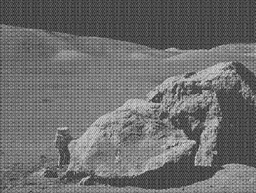
#> input picture A2/moonlanding.png, 256 x 193 px, shrunk from 630 x 474 before the run
$ python fft.py
#> lines starting #> are read from the running program, lines starting #| are printed output that depends on the picture
#> in compute_2d_fft, image_original is the input picture: shape (193, 256); min 26, max 224, mean 108.3
from matplotlib.colors import LogNorm
import matplotlib.pyplot as plt
import numpy as np
import argparse
import cv2
import os
import time

# global variables
BASE_CASE_LENGTH = 16


def init_args():
    """parse the command line arguments (stdin)"""
    # create a parser
    parser = argparse.ArgumentParser(allow_abbrev=False)

    # optional arguments
    parser.add_argument("-m", type=int, choices=[1, 2, 3, 4], default=1, dest="mode")
    parser.add_argument("-i", type=str, default="moonlanding.png", dest="image")

    # parse the arguments with the previously defined parser
    args = None
    try:
        args = parser.parse_args()
    except SystemExit as error:
        raise

    if not os.path.exists(args.image):
        raise FileNotFoundError("Error: Image not found")
    if args.image is None:
        raise FileNotFoundError("Error: Image not Found")

    """print arguments"""
    print(f"MODE: {args.mode}")
    print(f"IMAGE: {args.image}")

    return args


# computes naive 1D DFT
def dft(signal):

    N = len(signal)  # length of signal we want to decompose

    # initialize output list for DFT coefficients (frequency domain)
    dft = []

    # loop over all frequency indices k
    for k in range(N):
        X_k = 0  # initialize the k-th DFT coefficient

        # loop over all time indices n
        for n in range(N):
            X_k += signal[n] * np.exp(
                -2j * np.pi * k * n / N
            )  # accumulate sum for n = 0,1,2,...,N-1

        # append computed k-th DFT coefficient
        dft.append(X_k)

    return dft


# computes 1D Cooley-Tukey FFT
def fft(signal):

    N = len(signal)  # length of signal we want to decompose

    """Base case: Naive DFT method"""
    if N <= BASE_CASE_LENGTH:
        return dft(signal)

    """Inductive case: Cooley-Tukey FFT method"""
    # split the sum in the even and odd indices
    X_even = signal[0::2]  # elements at even indices
    X_odd = signal[1::2]  # elements at odd indices

    # recursively call FFT for even and odd sums
    fft_even = fft(X_even)
    fft_odd = fft(X_odd)

    # combine odd and even sums back together
    fft_final = [0] * N
    for k in range((N // 2)):
        exponent = np.exp(-2j * np.pi * k / N)
        fft_final[k] = fft_even[k] + exponent * fft_odd[k]  # first half
        fft_final[k + N // 2] = fft_even[k] - exponent * fft_odd[k]  # second half

    return fft_final


# computes 2D Cooley-Tukey FFT
def twod_fft(signal_image):
    """signal_image = np.array(
        [
            [1, 2, 3, 4, 5, 6, 7, 8, 9, 10, 11, 12, 13, 14, 15, 16],
            [16, 15, 14, 13, 12, 11, 10, 9, 8, 7, 6, 5, 4, 3, 2, 1],
        ]
    )"""

    rows, columns = signal_image.shape

    # create two arrays with 0s for row and columns
    fft_row = np.zeros((rows, columns), dtype=complex)
    fft_final = np.zeros((rows, columns), dtype=complex)

    # fft on rows
    for i in range(rows):
        # go row by row
        fft_row[i, :] = fft(signal_image[i, :])

    # now fft the columns on the fft'ed rows
    for j in range(columns):
        # go column by column
        fft_final[:, j] = fft(fft_row[:, j])

    return fft_final


# computes naive 1D inverse DFT
# [75 lines left out: functions inverse_dft, inverse_fft, twod_inverse_fft, not called in this run]


# finds power of 2
def find_power(height, width):
    return int(2 ** np.ceil(np.log2(height))), int(2 ** np.ceil(np.log2(width)))


# pad image such that its pixels are a power of 2
def pad_image(image):

    height, width = image.shape
#> height = 193; width = 256

    # find the next power of 2
    padded_height, padded_width = find_power(height, width)
#> padded_height = 256; padded_width = 256

    # 2D array filled with 0s with the dimensions of the padded image
    padded_image = np.zeros((padded_height, padded_width), dtype=image.dtype)

    # copy original image into padded array, leaving the rest to 0
    padded_image[:height, :width] = image
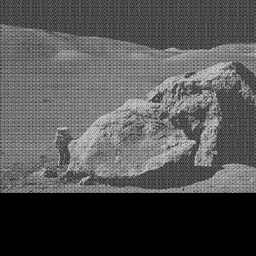
#> padded_image: shape (256, 256); min 0, max 224, mean 81.6

    return padded_image


# crop image to remove padded image pixels
def crop(original_image, final_image):

    original_height, original_width = original_image.shape
    return final_image[:original_height, :original_width].copy()


# MODE 1: computes 2D Cooley-Tukey FFT given an image file path
def compute_2d_fft(image_path):

    image_original = cv2.imread(image_path, cv2.IMREAD_GRAYSCALE)  # get original image

    padded_image = pad_image(image_original)  # pad the image so that it's a power of 2
    fft_final = twod_fft(padded_image)  # compute 2D Cooley-Tukey FFT

    return image_original, fft_final


# MODE 2: denoises an array (an image) given a 2D FFT
# [106 lines left out: functions denoise_image, compress_image_high_magnitudes, compress_image_low_high_frequencies, not called in this run]


# MODE 4: analyze runtime complexity


# main
def main():
    """parse command line"""
    # initalize arguments from command line
    args = init_args()

    # MODE 4: Runtime Complexity
    if args.mode == 4:

        # initialize some parameters
        sizes = []
        for i in range(5, 11):
            sizes.append(2**i)  # 2^5 to 2^10

        num_tries = 10  # re-run the experiment at least 10 times
        confidence_mult = 2  # 97% confidence is 2 * std_dev

        # initialize dft and fft stats arrays
        dft_means = []
        dft_variances = []
        dft_std_devs = []
        fft_means = []
        fft_variances = []
        fft_std_devs = []

        # run the experiment for each size
        for size in sizes:

            # initialize dft and fft runtimes arrays
            dft_runtimes = []
            fft_runtimes = []

            # run the experiment 10 times
            for _ in range(num_tries):
                # create random 2D array
                random_array = np.random.rand(size, size)

                # get dft runtime
                start = time.perf_counter()
                dft(random_array)
                end = time.perf_counter()
                dft_runtimes.append(end - start)

                # get fft runtime
                start = time.perf_counter()
                fft(random_array)
                end = time.perf_counter()
                fft_runtimes.append(end - start)

            # compute dft and fft stats
            dft_means.append(np.mean(dft_runtimes))
            dft_variances.append(np.var(dft_runtimes))
            dft_std_devs.append(np.std(dft_runtimes))
            fft_means.append(np.mean(fft_runtimes))
            fft_variances.append(np.var(fft_runtimes))
            fft_std_devs.append(np.std(fft_runtimes))

        # print means and variances to command line
        i = 0
        for size in sizes:
            print(f"---------- Problem Size {size} * {size} Matrix ----------")
            print(f"Naive DFT runtime mean: {dft_means[i]}")
            print(f"Naive DFT runtime variance: {dft_variances[i]}")
            print(f"Cooley-Tukey FFT runtime mean: {fft_means[i]}")
            print(f"Cooley-Tukey FFT runtime variance: {fft_variances[i]}\n")
            i += 1

        # compute error bars proportional to std_dev * confidence_mult
        # for 97% confidence interval
        dft_error_bars = []
        fft_error_bars = []
        for std in dft_std_devs:
            dft_error_bars.append(confidence_mult * std)
        for std in fft_std_devs:
            fft_error_bars.append(confidence_mult * std)

        # display the result
        plt.figure(figsize=(10, 6))

        plt.errorbar(
            sizes,
            dft_means,
            yerr=dft_error_bars,
            label="Naive DFT",
            capsize=5,
            color="mediumpurple",
        )
        plt.errorbar(
            sizes,
            fft_means,
            yerr=fft_error_bars,
            label="Cooley-Tukey FFT",
            capsize=5,
            color="lightcoral",
        )

        plt.xlabel("Problem Size (N x N Matrix)")
        plt.ylabel("Average Runtime Over 10 Runs (in seconds)")
        plt.title("Runtime vs Problem Size for Naive DFT and Cooley-Tukey FFT")
        plt.xscale("log", base=2)
        plt.yscale("log")
        plt.grid(True, which="both", linewidth=0.75)
        plt.legend()
        plt.tight_layout()
        plt.show()

    # MODES 1-3
    else:
        """compute 2D FFT"""
        # compute the 2D FFT of the given image
        original_image, computed_2d_fft_image = compute_2d_fft(args.image)

        """compute program outputs"""
        # MODE 1: Fourier Transform
        if args.mode == 1:

            # crop the image
            final_image = crop(original_image, computed_2d_fft_image)

            # log scale the plot
            ffted_image = np.log(1 + np.abs(final_image))
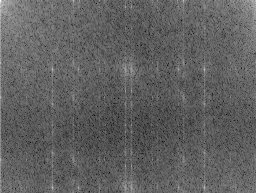
#> ffted_image: shape (193, 256) float64; min 2.56, max 15.49, mean 7.48; drawn with min black and max white

            # display the result
            plt.figure(figsize=(12, 6))

            plt.subplot(1, 2, 1)  # original image
            plt.imshow(original_image, cmap="gray")
            plt.title("Original Image")
            plt.axis("off")

            plt.subplot(1, 2, 2)  # fourier transform
            plt.imshow(ffted_image, norm=LogNorm())
            plt.title("Log-Scaled Fourier Transform")
            plt.axis("off")

            plt.tight_layout()
            plt.show()
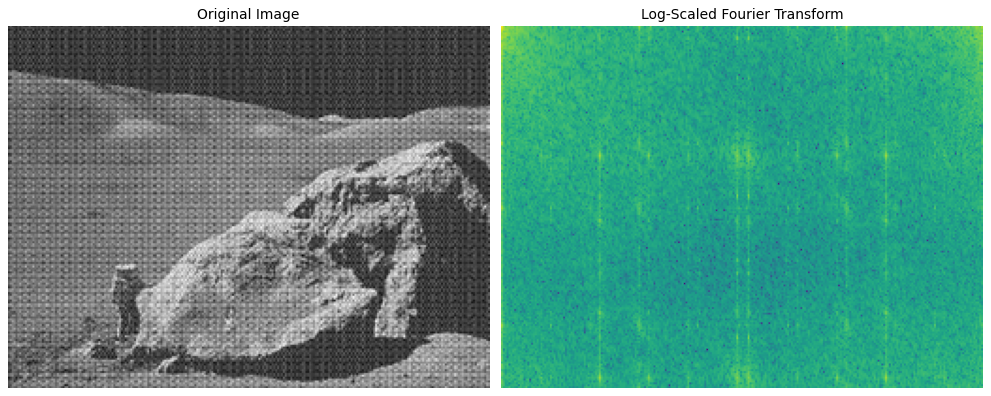
#> figure drawn by matplotlib, 2 panels

        # MODE 2: Denoise
        elif args.mode == 2:

            # denoise the image
            denoised_image, non_zero_count = denoise_image(computed_2d_fft_image)

            # crop the image
            final_image = crop(original_image, denoised_image)

            # transformn complex to float
            final_image = np.abs(final_image)

            # display the result
            plt.figure(figsize=(12, 6))

            plt.subplot(1, 2, 1)  # original image
            plt.imshow(original_image, cmap="gray")
            plt.title("Original Image")
            plt.axis("off")

            plt.subplot(1, 2, 2)  # denoised image
            plt.imshow(final_image, cmap="gray")
            plt.title("Denoised Image")
            plt.axis("off")

            plt.tight_layout()
            plt.show()

            # print num of non-zeros to command line
            print(f"Number of non-zeros for denoised image: {non_zero_count}")

        # MODE 3: Compression
        elif args.mode == 3:

            compression_levels = [0, 50, 75, 90, 97, 99]
            compressed_images = []
            non_zero_counts = []

            # loop trhough compression %'s and compress image
            for level in compression_levels:
                # compress the image
                compressed_image, non_zero_count = compress_image_high_magnitudes(
                    computed_2d_fft_image, level
                )

                # crop the image
                final_image = crop(original_image, compressed_image)

                # transform complex to float
                final_image = np.abs(final_image)

                # append to image list and count list
                compressed_images.append(final_image)
                non_zero_counts.append(non_zero_count)

            # display the results
            plt.figure(figsize=(12, 8))
            for i, (image, level, count) in enumerate(
                zip(compressed_images, compression_levels, non_zero_counts)
            ):
                plt.subplot(2, 3, i + 1)
                plt.imshow(image, cmap="gray")
                plt.title(f"{level}% Compressed Image")
                plt.axis("off")

                # print num of non-zeros to command line
                print(f"Number of non-zeros at {level}% compression: {count}")

            plt.tight_layout()
            plt.show()


if __name__ == "__main__":
    main()
